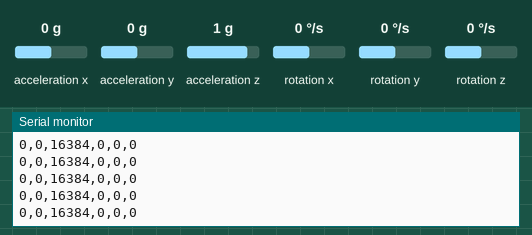
Bench run of a sketch on a simulated Arduino Uno, built with avr-gcc and run on an emulated ATmega328P. Parts: the last lines printed to the serial monitor. The test bench sets the inputs (shaded band); at power-on: acceleration x 0 g, acceleration y 0 g, acceleration z 1 g, rotation x 0 °/s, rotation y 0 °/s, rotation z 0 °/s.

Above: at 1.2 s.
1.3 s: acceleration x set to -1.4 g
At 1.37 s:
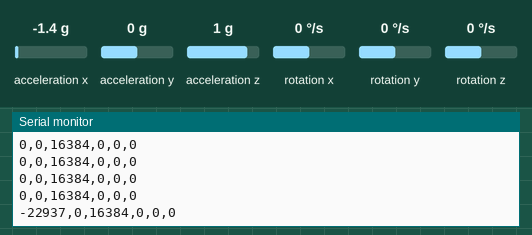
4.3 s: acceleration y set to -1.4 g
At 4.3 s:
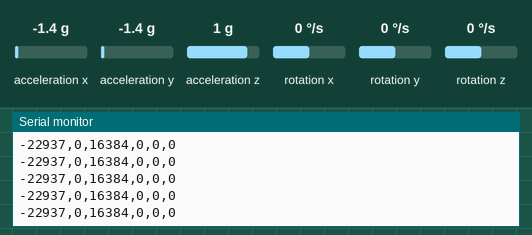
5.8 s: acceleration z set to -1.4 g
At 5.87 s:
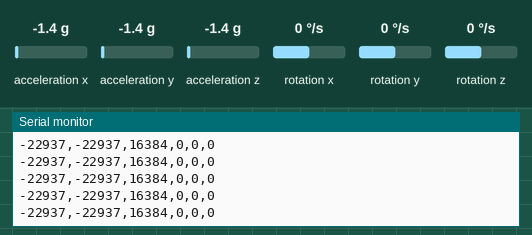
7.3 s: rotation x set to -192 °/s
At 7.34 s:
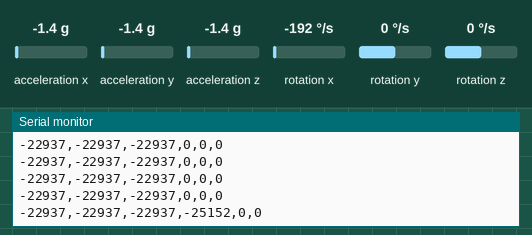
10.3 s: rotation y set to -192 °/s
At 10.39 s:
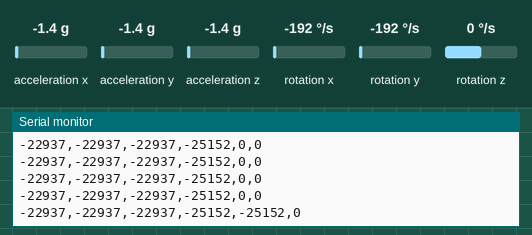

Measured:
- after the input at 1.3 s, the serial monitor: prints a new line after 0.06 s (image 1)
- after the input at 7.3 s, the serial monitor: prints a new line at once (image 4)
- after the input at 10.3 s, the serial monitor: prints a new line after 0.09 s (image 5)

The sketch:

mpu_6050_basic_data.ino
```cpp
#include <Wire.h>
#include <MPU6050.h>

MPU6050 mpu;

void setup() {
  Wire.begin();
  Serial.begin(9600);
  mpu.initialize();
  if (mpu.testConnection()) {
    Serial.println("MPU6050 연결 성공");
  } else {
    Serial.println("MPU6050 연결 실패");
  }
}

void loop() {
  int16_t ax, ay, az;
  int16_t gx, gy, gz;

  mpu.getMotion6(&ax, &ay, &az, &gx, &gy, &gz);

  // 시리얼 포트를 통해 데이터를 출력
  Serial.print(ax); Serial.print(",");
  Serial.print(ay); Serial.print(",");
  Serial.print(az); Serial.print(",");
  Serial.print(gx); Serial.print(",");
  Serial.print(gy); Serial.print(",");
  Serial.println(gz);

  delay(100);  // 100ms 지연
}
```
